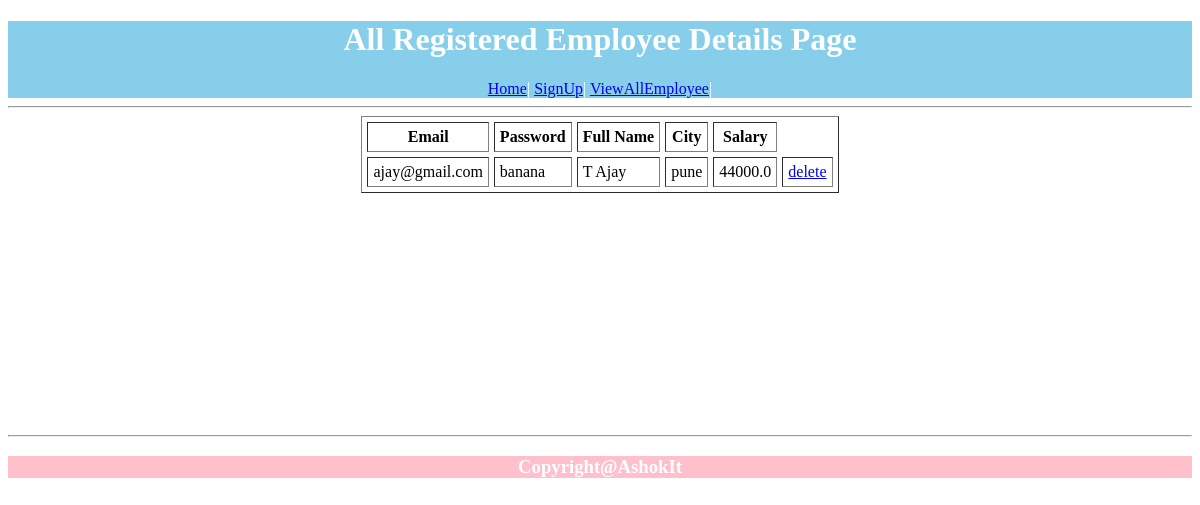
The page /showallemp/ on the database as committed earlier.
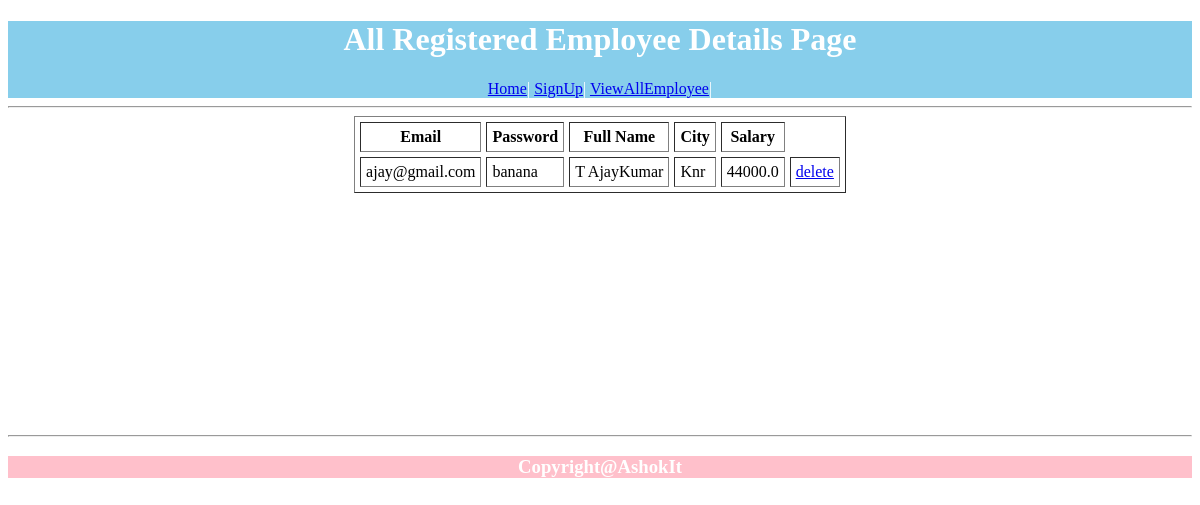
The same page on the database as committed later.
### empdata/models.py (models this page shows, shortened)
class Employee(models.Model):
    email=models.CharField(primary_key=True,max_length=40)
    password=models.CharField(max_length=40)
    fullName=models.CharField(max_length=40)
    city=models.CharField(max_length=40)
    salary=models.FloatField(default=0.0)

### empdata/views.py (the view)
# urls.py: url(r'showallemp/',showallempv,name='showallempl'),
def showallempv(request):
    employees=Employee.objects.all()
    return render(request, 'showallemp.html', {'emps': employees})

### empdata/templates/showallemp.html (shortened to what this page needs)
<!DOCTYPE html>
<html lang="en">
<head>
</head>
<body>
    <header>
        <h1>All Registered Employee Details Page</h1>
        <nav>
            <a href="{% url 'homel'%}">Home</a>|
            <a href="{% url 'empregl'%}">SignUp</a>|
            <a href="#">ViewAllEmployee</a>|
        </nav>
    </header>
    <hr>
    <table align="center" border="1px" cellpadding="5px" cellspacing="5px">
        <tr>
            <th>Email</th>
            <th>Password</th>
            <th>Full Name</th>
            <th>City</th>
            <th>Salary</th>
        </tr>
        {% for e in emps %}
        <tr>
            <td>{{e.email}}</td>
             <td>{{e.password}}</td>
             <td>{{e.fullName}}</td>
             <td>{{e.city}}</td>
             <td>{{e.salary}}</td>
            <td>
                <a href="{% url 'deleteprocess' n1=e.email %}">
                    delete
                </a>
            </td>
        </tr>
        {% endfor %}
    </table>
    <br><br><br><br><br><br><br><br><br><br><br><br><br>
    <hr>
    <footer>
        <h3>Copyright@AshokIt</h3>
    </footer>
</body>
</html>

Rows that differ between the two databases and show on the page:
changed Employee "ajay@gmail.com": fullName "T Ajay" → "T AjayKumar"; city "pune" → "Knr"
